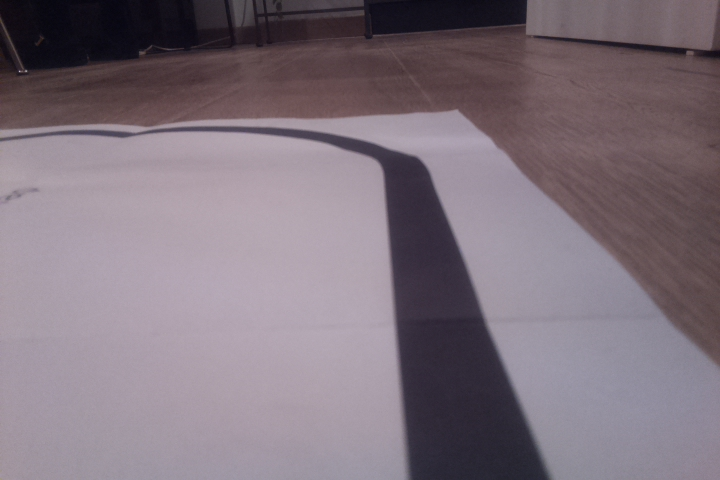
#> input picture lineFollowing/imgs/image0.jpg, 720 x 480 px, given in place of the camera
$ python MainModule2.py
#> lines starting #> are read from the running program, lines starting #| are printed output that depends on the picture; after the words box and inside, x2 and y2 are one past the last pixel; in counts of white or black regions, pixels touching at a corner belong together; long printed decimals are rounded
### lineFollowing/code/WebcamModule.py
import cv2

cap = cv2.VideoCapture(0)

def getImg(display = False, size=[480, 240]):
    _, img = cap.read()
    img = cv2.resize(img,(size[0], size[1]))

    if display:
        cv2.imshow('IMG', img)
    return img

# [3 lines that do not run on import are left out]

### lineFollowing/code/utils.py
import cv2
import numpy as np


def thresholding(img):
    imgHsv = cv2.cvtColor(img, cv2.COLOR_BGR2HSV)
    lowerWhite = np.array([0, 0, 0])
    upperWhite = np.array([179, 70, 255])
    maskWhite = cv2.inRange(img, lowerWhite, upperWhite)
    cv2.imshow("Vid", maskWhite)
    return maskWhite


def warpImg(img, points, w, h):
    pts1 = np.float32(points)
    pts2 = np.float32([[0, 0], [w, 0], [0, h], [w, h]])
    matrix = cv2.getPerspectiveTransform(pts1, pts2)
    imgWarp = cv2.warpPerspective(img, matrix, (w, h))
    return imgWarp


def getHistogram(img, minPer = .1, display = False, region = 1):
    if region == 1:
        # Sum of the values of the pixels on the same column
        histValues = np.sum(img, axis = 0)
    else:
        # Sum of the values of the pixels on the same column for the first rows of the img
        # Var region used to know how many rows
        # Cropping the img
        histValues = np.sum(img[0 : (img.shape[0] // region),:], axis=0)

    maxValue = np.max(histValues)
    # Min val of color for each pixel, in order to delete random gray noises and have a clean path
    # minPer = percentage of maxValue under wich the pixel is discarded, default value = 10%
    minValue = minPer * maxValue

    # Return the sum of the columns that have pixels of the path
    indexArray = np.where(histValues >= minValue)
    # Point in the middle of the histogram
    basePoint = int(np.average(indexArray))

    # Displays histogram only if told in the function call
    if display:
        imgHist = np.zeros((img.shape[0], img.shape[1], 3), np.uint8)
        for x, intensity in enumerate(histValues):
            # Hist line plotting
            cv2.line(imgHist, (x, img.shape[0]), (x, img.shape[0] - intensity // 255 // region), (255, 0, 255), 1)
            # Base point plotting
            cv2.circle(imgHist, (basePoint, img.shape[0]), 20, (0, 255, 255), cv2.FILLED)
        return basePoint, imgHist

    return basePoint


#  Prominent Arduino map function :)
def _map(x, in_min, in_max, out_min, out_max):
    return int((x - in_min) * (out_max - out_min) / (in_max - in_min) + out_min)

### lineFollowing/code/LineDetectionModule.py
import cv2
import numpy as np
import utils


"""
curveList = []
avgVal = 10 # Max number of elements in curveList
"""

# Line filtering
def getLaneCurve(img):

    # Step 1
    imgThres = utils.thresholding(img)

    # Step 2
    h, w, c = img.shape
    # Values from WarpingPointsCalculation.py, use to calibrate
    xy = np.array([136, 85, 92, 233])
    wT = img.shape[1]    # Screen width
    # Warp points determination from xy array's values
    points = np.float32([(xy[0], xy[1]), (wT-xy[0], xy[1]),
                      (xy[2] , xy[3] ), (wT-xy[2], xy[3])])
    imgWarp = utils.warpImg(imgThres, points, w, h) # Warp the img

    # Step 3
    middlePoint, imgHist = utils.getHistogram(imgWarp, display = True, minPer = .5, region = 2)
    curveAveragePoint, imgHist = utils.getHistogram(imgWarp, display = True, minPer = .5)
    curveRaw = curveAveragePoint - middlePoint

    # Step 4: Averaging
    """
    curveList.append(curveRaw)
    if len(curveList) > avgVal:
        curveList.pop(0)
    curve = int(sum(curveList) / len(curveList))
    """

    curve = curveRaw

    # Normalization: taking the value in the range frm -1 to +1
    curve = curve / 100
    if curve > 1: curve == 1
    elif curve < -1: curve == -1

    cv2.imshow("Thres", imgThres)
    cv2.imshow("Warp", imgWarp)
    cv2.imshow("Hist", imgHist)

    return curve


# Check if this is the main module
# [9 lines that do not run on import are left out]

### lineFollowing/code/MotorModule2.py
import RPi.GPIO as GPIO
from time import sleep
from utils import _map


GPIO.setmode(GPIO.BCM)
GPIO.setwarnings(False)


class Motor():
    def __init__(self, EnaA, In1A, In2A, EnaB, In1B, In2B):
        # Right motor
        self.EnaA = EnaA
        self.In1A = In1A
        self.In2A = In2A
        # Left motor
        self.EnaB = EnaB
        self.In1B = In1B
        self.In2B = In2B

        # Right motor
        GPIO.setup(self.EnaA, GPIO.OUT)
        GPIO.setup(self.In1A, GPIO.OUT)
        GPIO.setup(self.In2A, GPIO.OUT)
        # Left motor
        GPIO.setup(self.EnaB, GPIO.OUT)
        GPIO.setup(self.In1B, GPIO.OUT)
        GPIO.setup(self.In2B, GPIO.OUT)

        # Right motor
        self.pwmA = GPIO.PWM(self.EnaA, 100);
        self.pwmA.start(0);
        # Left motor
        self.pwmB = GPIO.PWM(self.EnaB, 100);
        self.pwmB.start(0);

    def move(self, speed, turn=0, t=0):
        # Normalization takes outputs values between 0 and 1 or -1 and 1
        # User is asked a speed value between 0 and 1
        speed = speed * 100
        #turn = turn * 100

        turn = _map(turn, -1, 1, -speed, speed)

        print(f"speed = {speed}")
        print(f"turn = {turn}")

        # -80 <= turn <= 80
        # Positive value: turn right
        # Negative value: turn left

        rightSpeed = speed
        leftSpeed = speed

        if turn > 0:
            rightSpeed = speed - turn
        elif turn < 0:
            leftSpeed = speed + turn

        # The sum culd be any number between -200 and 200
        # Above 100 and under -100 cases are forced to e in the range
        if leftSpeed > 100: leftSpeed = 100
        elif leftSpeed < -100: leftSpeed = -100

        if rightSpeed > 100: rightSpeed = 100
        elif rightSpeed < -100: rightSpeed = -100

        # abs() gives the module of the value because pwm can't be negative
        # Right motor
        print(f"rightSpeed = {abs(rightSpeed)}")
        self.pwmA.ChangeDutyCycle(abs(rightSpeed));
        self.rightSpeed = rightSpeed
        if rightSpeed > 10:
            GPIO.output(self.In1A, GPIO.LOW)
            GPIO.output(self.In2A, GPIO.HIGH)
        else:
            GPIO.output(self.In1A, GPIO.LOW)
            GPIO.output(self.In2A, GPIO.LOW)

        # Left motor
        print(f"leftSpeed = {abs(leftSpeed)}")
        self.pwmB.ChangeDutyCycle(abs(leftSpeed));
        self.leftSpeed = leftSpeed
        if leftSpeed > 10:
            GPIO.output(self.In1B, GPIO.HIGH)
            GPIO.output(self.In2B, GPIO.LOW)
        else:
            GPIO.output(self.In1B, GPIO.LOW)
            GPIO.output(self.In2B, GPIO.LOW)

        sleep(t)

    def stop(self, t=0):
        self.pwmA.ChangeDutyCycle(0)
        self.pwmB.ChangeDutyCycle(0)

        sleep(t)

    def debug(self):
        print(f"rightSpeed = {abs(self.rightSpeed)}")
        print(f"leftSpeed = {abs(self.leftSpeed)}")


#######################################

# [4 lines left out: function main, not called in this run]


# [4 lines that do not run on import are left out]

### lineFollowing/code/MainModule2.py
from MotorModule2 import Motor
from LineDetectionModule import getLaneCurve
import WebcamModule
import cv2
import time

# EnaA, In1A, In2A, EnaB, In1B, In2B
motor = Motor(25, 24, 23, 27, 9, 22)


def main():
    timer = time.time() # [s]

    while True:
        img = WebcamModule.getImg()
#> in getImg, img is the input picture: shape (480, 720, 3); mean B, G, R 124.5, 114.5, 127.1
#> in getImg, `img = cv2.resize(img,(size[0], size[1]))`:
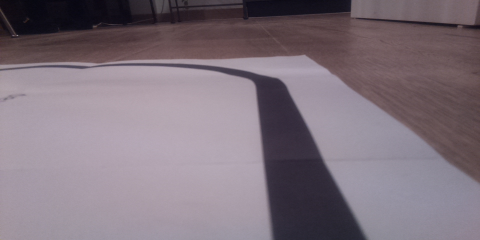
#> img: shape (240, 480, 3); mean B, G, R 124.5, 114.5, 127.1
        curveVal = getLaneCurve(img)
#> in thresholding, `imgHsv = cv2.cvtColor(img, cv2.COLOR_BGR2HSV)`: imgHsv: shape (240, 480, 3); mean H, S, V 151, 37.8, 129.6
#> in thresholding, `maskWhite = cv2.inRange(img, lowerWhite, upperWhite)`:
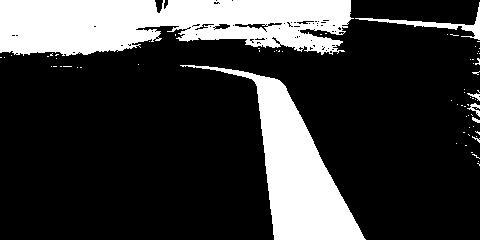
#> maskWhite: shape (240, 480); 22.6% white; 70 white regions (64 under 20 px), largest, box (x1, y1, x2, y2) and area: (0, 0, 354, 56) 15399, (180, 65, 366, 240) 9665, (355, 2, 480, 40) 649, (467, 103, 480, 117) 70, (467, 93, 480, 101) 44, (472, 117, 480, 123) 27
#> in warpImg, `imgWarp = cv2.warpPerspective(img, matrix, (w, h))`:
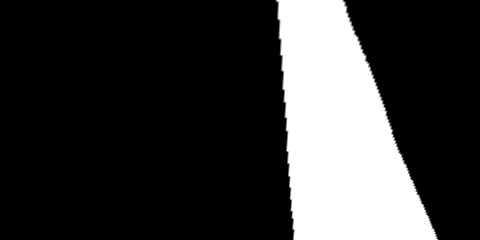
#> imgWarp: shape (240, 480); min 0, max 255, mean 55
#> in getHistogram, `histValues = np.sum(img[0 : (img.shape[0] // region),:], axis=0)`: histValues = 480 values, max 30600 at index 288, min 0 at index 0, mean 5384
#> in getHistogram, `maxValue = np.max(histValues)`: maxValue = 30600
#> in getHistogram, `minValue = minPer * maxValue`: minValue = 15300
#> in getHistogram, `basePoint = int(np.average(indexArray))`: basePoint = 323
#> after the loop in getHistogram, `for x, intensity in enumerate(histValues):`:
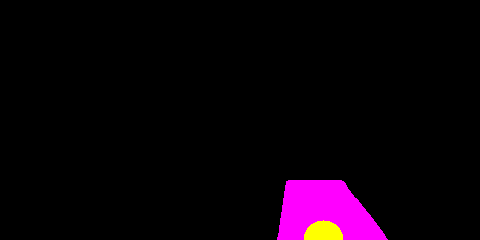
#> imgHist: shape (240, 480, 3); mean of channels 0, 1, 2 9.8, 1.3, 11.2; drawn as B, G, R
#> call 2 of getHistogram, with minPer = 0.5, display = True, region = 1
#> in getHistogram (call 2), `histValues = np.sum(img, axis = 0)`: histValues = 480 values, max 61200 at index 295, min 0 at index 0, mean 13189.8
#> in getHistogram (call 2), `maxValue = np.max(histValues)`: maxValue = 61200
#> in getHistogram (call 2), `minValue = minPer * maxValue`: minValue = 30600
#> in getHistogram (call 2), `basePoint = int(np.average(indexArray))`: basePoint = 336
#> after the loop in getHistogram (call 2), `for x, intensity in enumerate(histValues):`:
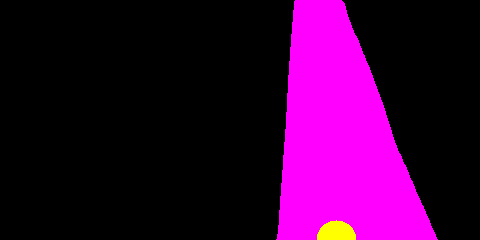
#> imgHist: shape (240, 480, 3); mean of channels 0, 1, 2 53.5, 1.3, 54.8; drawn as B, G, R
#> in getLaneCurve, `curveRaw = curveAveragePoint - middlePoint`: curveRaw = 13
#> in getLaneCurve, `curve = curve / 100`: curve = 0.13
#> curveVal = 0.13

        sen = 1.5  # SENSITIVITY
        #maxVAl= 0.3 # MAX SPEED

        # Normalization
        if curveVal > 1: curveVal = 1
        if curveVal < -1: curveVal = -1

        if curveVal > 0:
            #sen = 1.3

            # If curveVal < .05 don't turn
            # Different parameters depending on the motors' syncronization
            if curveVal < 0.1: curveVal = 0
        else:
            if curveVal > -0.1: curveVal = 0

        turn = -curveVal * sen
#> turn = -0.195

        # Normalization
        if turn > 1: turn = 1
        if turn < -1: turn = -1

        print(turn)
#| -0.195
        if timer > 1:
            motor.move(0.17, turn, 0.5)
#> in move, `turn = _map(turn, -1, 1, -speed, speed)`: turn = -3
#| turn = -3
#> in move, `leftSpeed = speed + turn`: leftSpeed = 14
#| leftSpeed = 14.0
            motor.stop()
            timer = time.time()

        cv2.waitKey(1)  # Don't remove otherwise windows won't show anything


if __name__ == '__main__':
    main()

$ run again, on lineFollowing/imgs/image1.jpg
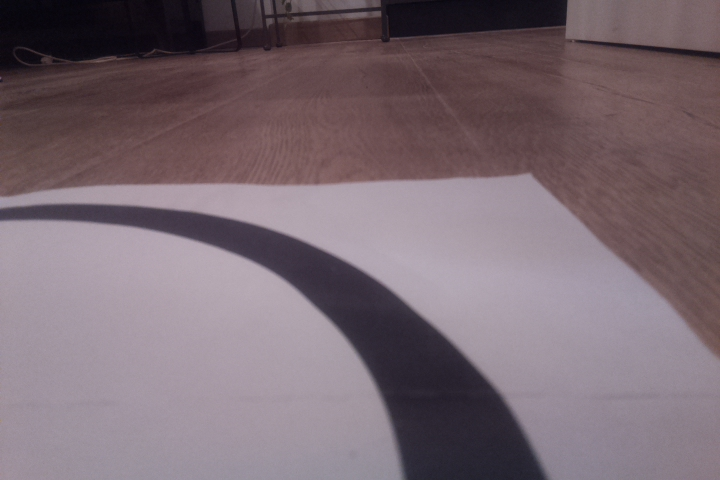
#> input picture lineFollowing/imgs/image1.jpg, 720 x 480 px, given in place of the camera
#> in getImg, img is the input picture: shape (480, 720, 3); mean B, G, R 113.8, 105.7, 121.4
#> img: shape (240, 480, 3)
#> imgHsv: shape (240, 480, 3); mean H, S, V 146.5, 44, 122.6
#> in thresholding, `maskWhite = cv2.inRange(img, lowerWhite, upperWhite)`:
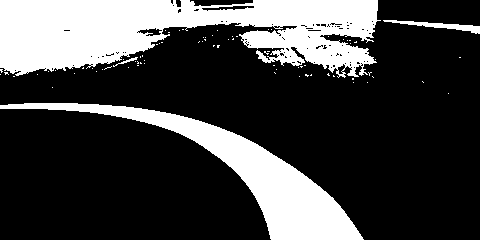
#> maskWhite: shape (240, 480); 25.9% white; 78 white regions (74 under 20 px), largest, box (x1, y1, x2, y2) and area: (0, 0, 381, 78) 19226, (0, 103, 364, 240) 10004, (383, 20, 480, 34) 427, (113, 57, 138, 67) 51
#> in getHistogram, `histValues = np.sum(img[0 : (img.shape[0] // region),:], axis=0)`: histValues = 480 values, max 10901 at index 164, min 0 at index 282, mean 4098.1
#> maxValue = 10901
#> minValue = 5450.5
#> basePoint = 114
#> the loop in getHistogram, `for x, intensity in enumerate(histValues):` made 480 passes
#> intensity on passes 1 to 3: 5673, 5902, 6065
#> in getHistogram (call 2), `histValues = np.sum(img, axis = 0)`: histValues = 480 values, max 29453 at index 288, min 0 at index 435, mean 12295
#> maxValue = 29453
#> minValue = 14726.5
#> basePoint = 300
#> the loop in getHistogram (call 2), `for x, intensity in enumerate(histValues):` made 480 passes
#> after the loop in getHistogram (call 2), `for x, intensity in enumerate(histValues):`:
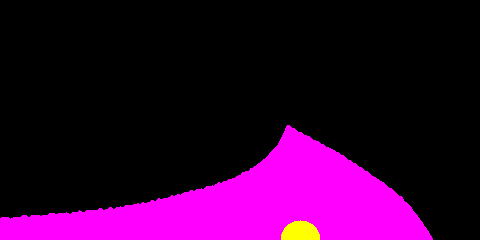
#> imgHist: shape (240, 480, 3); mean of channels 0, 1, 2 49.4, 1.3, 50.8; drawn as B, G, R
#> curveRaw = 186
#> in getLaneCurve, `curve = curve / 100`: curve = 1.86

$ run again, on lineFollowing/imgs/image2.jpg
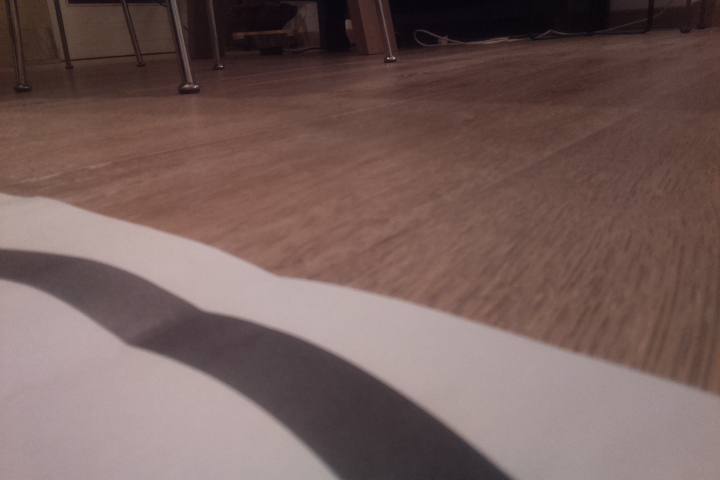
#> input picture lineFollowing/imgs/image2.jpg, 720 x 480 px, given in place of the camera
#> in getImg, img is the input picture: shape (480, 720, 3); mean B, G, R 91, 94.6, 117.2
#> img: shape (240, 480, 3)
#> imgHsv: shape (240, 480, 3); mean H, S, V 47.3, 67, 117.2
#> in thresholding, `maskWhite = cv2.inRange(img, lowerWhite, upperWhite)`:
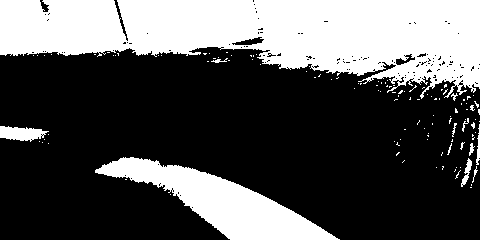
#> maskWhite: shape (240, 480); 33.4% white; 121 white regions (109 under 20 px), largest, box (x1, y1, x2, y2) and area: (0, 0, 480, 99) 29682, (95, 157, 340, 240) 7555, (0, 126, 49, 142) 515
#> in getHistogram, `histValues = np.sum(img[0 : (img.shape[0] // region),:], axis=0)`: histValues = 480 values from 0 to 0
#> maxValue = 0
#> basePoint = 239
#> in getHistogram (call 2), `histValues = np.sum(img, axis = 0)`: histValues = 480 values, max 17675 at index 211, min 0 at index 387, mean 8216.8
#> maxValue = 17675
#> minValue = 8837.5
#> basePoint = 201
#> the loop in getHistogram (call 2), `for x, intensity in enumerate(histValues):` made 480 passes
#> intensity on passes 1 to 3: 5786, 5786, 5786
#> after the loop in getHistogram (call 2), `for x, intensity in enumerate(histValues):`:
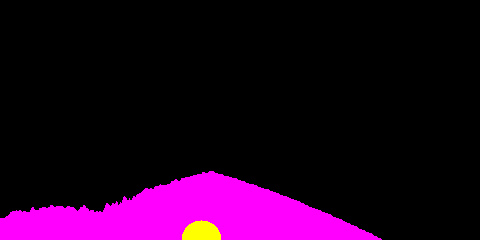
#> imgHist: shape (240, 480, 3); mean of channels 0, 1, 2 32.4, 1.3, 33.8; drawn as B, G, R
#> curveRaw = -38
#> in getLaneCurve, `curve = curve / 100`: curve = -0.38
#> in main, `turn = -curveVal * sen`: turn = 0.57
#| 0.57
#> in move, `turn = _map(turn, -1, 1, -speed, speed)`: turn = 9
#| turn = 9
#> rightSpeed = 8
#| rightSpeed = 8.0

$ run again, on lineFollowing/imgs/image3.jpg
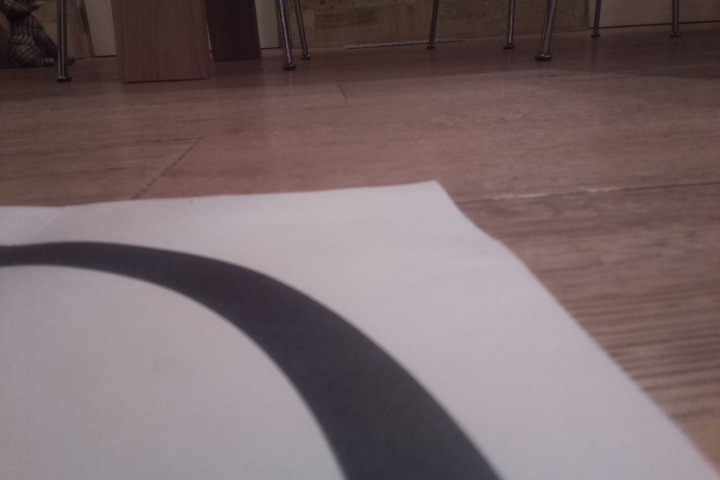
#> input picture lineFollowing/imgs/image3.jpg, 720 x 480 px, given in place of the camera
#> in getImg, img is the input picture: shape (480, 720, 3); mean B, G, R 106.4, 104.1, 119.8
#> img: shape (240, 480, 3)
#> imgHsv: shape (240, 480, 3); mean H, S, V 84.8, 45.5, 120.2
#> in thresholding, `maskWhite = cv2.inRange(img, lowerWhite, upperWhite)`:
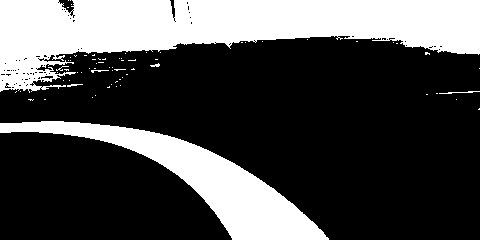
#> maskWhite: shape (240, 480); 29.9% white; 70 white regions (64 under 20 px), largest, box (x1, y1, x2, y2) and area: (0, 0, 480, 93) 23855, (0, 121, 329, 240) 10301, (439, 91, 480, 94) 50, (91, 70, 109, 73) 26, (67, 84, 83, 87) 26, (150, 63, 160, 67) 23
#> in getHistogram, `histValues = np.sum(img[0 : (img.shape[0] // region),:], axis=0)`: histValues = 480 values, max 8518 at index 0, min 0 at index 162, mean 1676.3
#> maxValue = 8518
#> minValue = 4259
#> basePoint = 50
#> the loop in getHistogram, `for x, intensity in enumerate(histValues):` made 480 passes
#> intensity on passes 1 to 3: 8518, 8518, 8518
#> in getHistogram (call 2), `histValues = np.sum(img, axis = 0)`: histValues = 480 values, max 24522 at index 221, min 0 at index 377, mean 10979.4
#> maxValue = 24522
#> minValue = 12261
#> basePoint = 200
#> the loop in getHistogram (call 2), `for x, intensity in enumerate(histValues):` made 480 passes
#> after the loop in getHistogram (call 2), `for x, intensity in enumerate(histValues):`:
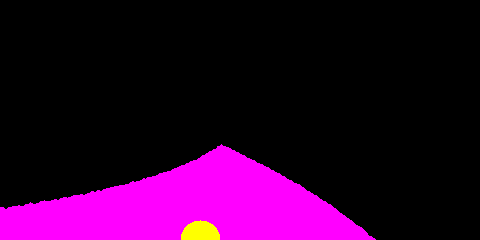
#> imgHist: shape (240, 480, 3); mean of channels 0, 1, 2 44, 1.3, 45.3; drawn as B, G, R
#> curveRaw = 150
#> in getLaneCurve, `curve = curve / 100`: curve = 1.5
